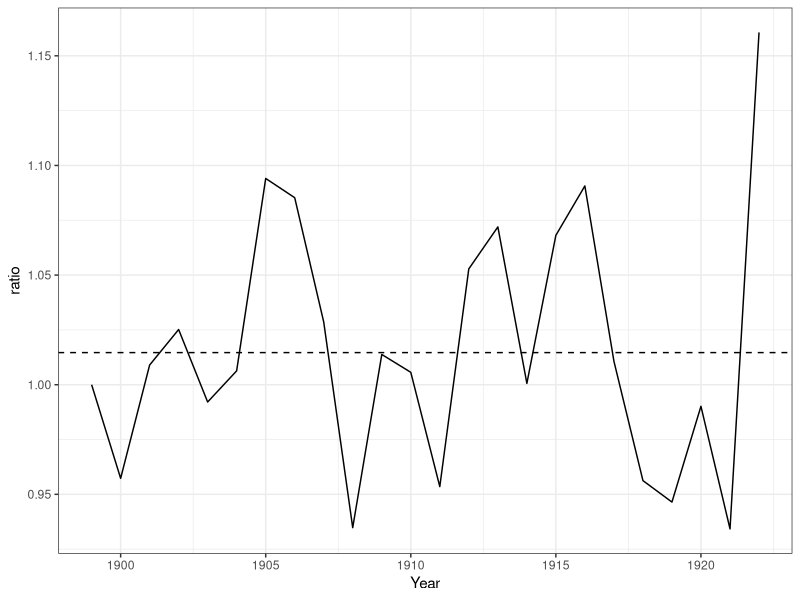

Write the R code that produced this figure.
## ---- chunk 1
library(knitr)
opts_chunk$set(tidy.opts=list(width.cutoff=80),tidy=T)
options(scipen=999)

library(ggplot2)
library(gridExtra)
require(data.table)
theme_set(theme_bw())
## ---- chunk 2
data <- fread('cobb_douglas_data.txt')
data[, Year := as.Date(paste0(Year, '-01-01'))]
attach(data)
## ---- chunk 3
log.Output <- log(Output)
log.Labor <- log(Labor)
log.Capital <- log(Capital)
mod1 <- lm(log.Output ~ log.Labor + log.Capital)
summary(mod1)
confint(mod1)
## ---- chunk 4
coefs.orig <- coef(mod1)
coefs.orig
## ---- chunk 5
log.Output <- log.Output - log.Labor
log.Capital <- log.Capital - log.Labor
mod2 <- lm(log.Output ~ log.Capital)
summary(mod2)
## ---- chunk 6
beta <- mod2$coefficients['log.Capital']
alpha <- 1 - beta
ratio <- Output/(Labor^alpha * Capital^beta)
h <- exp(mod2$coefficients['(Intercept)'])
ggplot() + geom_line(aes(x = Year, y = ratio)) + geom_hline(aes(yintercept = h), linetype = 'dashed')
